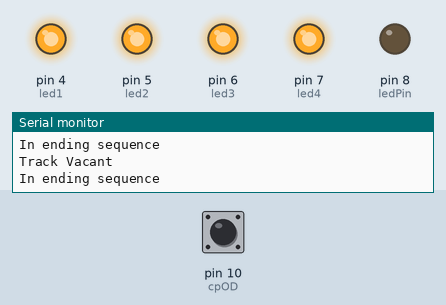
Simulated run of this sketch. Board: Arduino Uno, built with avr-gcc and run on an emulated ATmega328P. On the bench: output pins drawn as LEDs (lit = HIGH), the last lines printed to the serial monitor. The test bench sets the inputs (shaded band); at power-on: pin 10 (cpOD) HIGH.

Above: at 5.3 s.
5.4 s: pin 10 (cpOD) pulled LOW for 3.2 s
At 6.8 s:
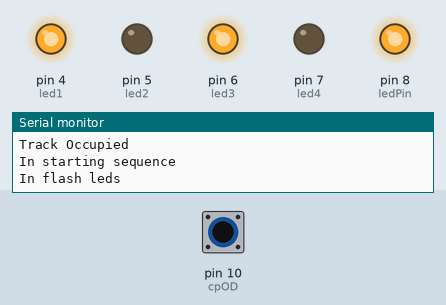
10.5 s: pin 10 (cpOD) pulled LOW for 1.95 s
At 12.7 s:
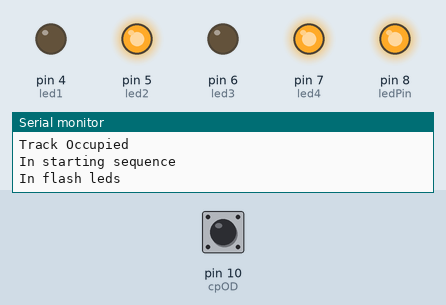
Timing chart, 0 to 15.0 s (numbered marks = the images above; inputs shaded):
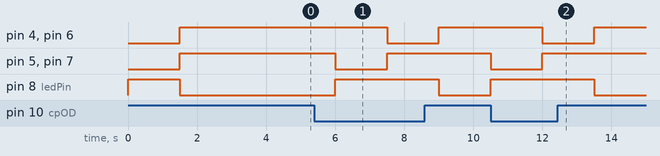

The sketch:

richs_grade_crossing.ino
```cpp
// initialization

//This sketch is designed for use with a cpOD detector and will drive LED grade crossing signals.
//Designed for use on Rich Nemchik's layout
//copyright 2023, Rule281Services
//July-Sept 2021

int ledPin = 8;
int cpOD = 10;
int trk_occupancy = 0;
//int sensorPin = A0;

// Defines for specific grade crossing outputs

// defines for led outputs
int continue_flash = 0;
int led1 = 4; // Led 1 pin first alternating flasher   used to be 10
int led2 = 5; // Led 2 pin first alternating flasher   used to be 11
int led3 = 6; // Led 3 pin second alternating flasher  used to be 12
int led4 = 7; // Led 4 pin second alternating flasher  used to be 13
int detector_test_led = 9; //to verify detector logic is working from JMRI Logix
int flash_state = 0;
long flash_time = 0;
long flash_interval = 900; // time in milliseconds between alternating flashes

int initialization = 1;

void flash_leds() {
  if (flash_time > millis()) return;
 Serial.println("In flash leds");
 flash_state = ~flash_state;
 digitalWrite(led1, flash_state); // Alternate flashers
 digitalWrite(led3, flash_state);
 digitalWrite(led2, ~flash_state);
 digitalWrite(led4, ~flash_state);
 flash_time = millis()+flash_interval;
 }


void starting_sequence() {
    Serial.println("In starting sequence");
    continue_flash = 1;
    flash_leds(); // keep flashing leds
    }


void ending_sequence() {

Serial.println("In ending sequence");
 digitalWrite(led1, HIGH); // flashers completely off
 digitalWrite(led3, HIGH);
 digitalWrite(led2, HIGH);
 digitalWrite(led4, HIGH);
 digitalWrite(detector_test_led, HIGH);
 continue_flash = 0;
}


void setup() {
  // put your setup code here, to run once:
  // set the digital pin as output:
//  Serial.println(FILE);
  Serial.begin(9600);
  pinMode(cpOD,INPUT_PULLUP);
  pinMode(ledPin, OUTPUT);
//  pinMode(sensorPin,INPUT);
  digitalWrite(ledPin, HIGH);
  pinMode(led1, OUTPUT);
  pinMode(led2, OUTPUT);
  pinMode(led3, OUTPUT);
  pinMode(led4, OUTPUT);
  digitalWrite(led1, LOW); // Start with all flashers off
  digitalWrite(led2, LOW);
  digitalWrite(led3, LOW);
  digitalWrite(led4, LOW);
  flash_time = millis(); // time since sketch started
}

void loop() {
  if (continue_flash) {
        flash_leds();
    }

  // put your main code here, to run repeatedly:
  // Serial.println(analogRead(sensorPin));
  // digitalWrite(ledPin, HIGH);          // Pin 13 = 5 V, LED emits light
  delay(1500);                      // ..for 0.5 seconds
  // digitalWrite(ledPin, LOW);           // Pin 13 = 0 V, LED no light
  // delay(500);                      // ..for 0.5 seconds
  trk_occupancy = digitalRead(cpOD);
  if (trk_occupancy == 0)
    {
    Serial.println("Track Occupied");
    starting_sequence();
    digitalWrite(ledPin, HIGH);
    }
  else
    {
    Serial.println("Track Vacant");
    ending_sequence();
    digitalWrite(ledPin, LOW);
    }
  }
```

Measured:
- after the input at 5.4 s, pin 4 (led1), pin 6 (led3): HIGH → LOW after 2.1 s, → HIGH 1.5 s later; pin 5 (led2), pin 7 (led4): HIGH → LOW after 0.60 s, → HIGH 1.5 s later; pin 8 (ledPin): LOW → HIGH after 0.60 s, → LOW 3.0 s later
- after the input at 10.5 s, pin 4 (led1), pin 6 (led3): HIGH → LOW after 1.5 s, → HIGH 1.5 s later; pin 5 (led2), pin 7 (led4): HIGH → LOW at once, → HIGH 1.5 s later; pin 8 (ledPin): LOW → HIGH at once, → LOW 3.0 s later
